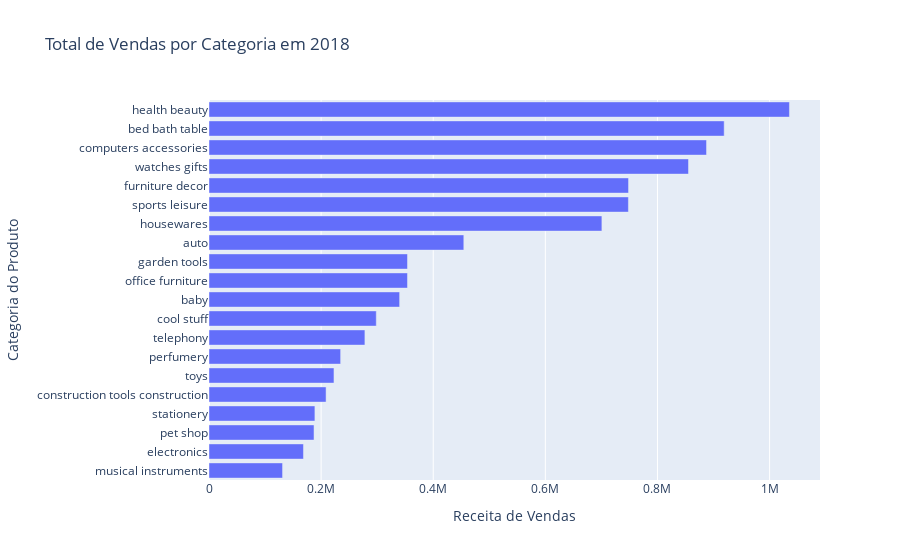

The cell this chart's notebook holds for it:
### Code cell
# Cria o gráfico de barras horizontais
fig = go.Figure(data = [go.Bar(x = values, y = labels, orientation = 'h')])

# Adiciona título e rótulos aos eixos
fig.update_layout(title = 'Total de Vendas por Categoria em 2018',
                  xaxis_title = 'Receita de Vendas',
                  yaxis_title = 'Categoria do Produto',
                  yaxis = {'categoryorder':'total ascending'})  # Ordena as barras pela receita

# Exibe o gráfico
fig.show()

### Figure 1 — Plotly figure (JSON) as saved in the notebook; plotly's stock layout.template omitted (floating-point values rounded to 4 significant figures)
{"data": [{"orientation": "h", "type": "bar", "x": [1035000.0, 919000.0, 887500.0, 855400.0, 748400.0, 748200.0, 700900.0, 454600.0, 354100.0, 354000.0, 340100.0, 298400.0, 278100.0, 234800.0, 222900.0, 208900.0, 188900.0, 187400.0, 168500.0, 131200.0], "y": ["health beauty", "bed bath table", "computers accessories", "watches gifts", "furniture decor", "sports leisure", "housewares", "auto", "garden tools", "office furniture", "baby", "cool stuff", "telephony", "perfumery", "toys", "construction tools construction", "stationery", "pet shop", "electronics", "musical instruments"]}], "layout": {"title": {"text": "Total de Vendas por Categoria em 2018"}, "xaxis": {"title": {"text": "Receita de Vendas"}}, "yaxis": {"categoryorder": "total ascending", "title": {"text": "Categoria do Produto"}}}}
